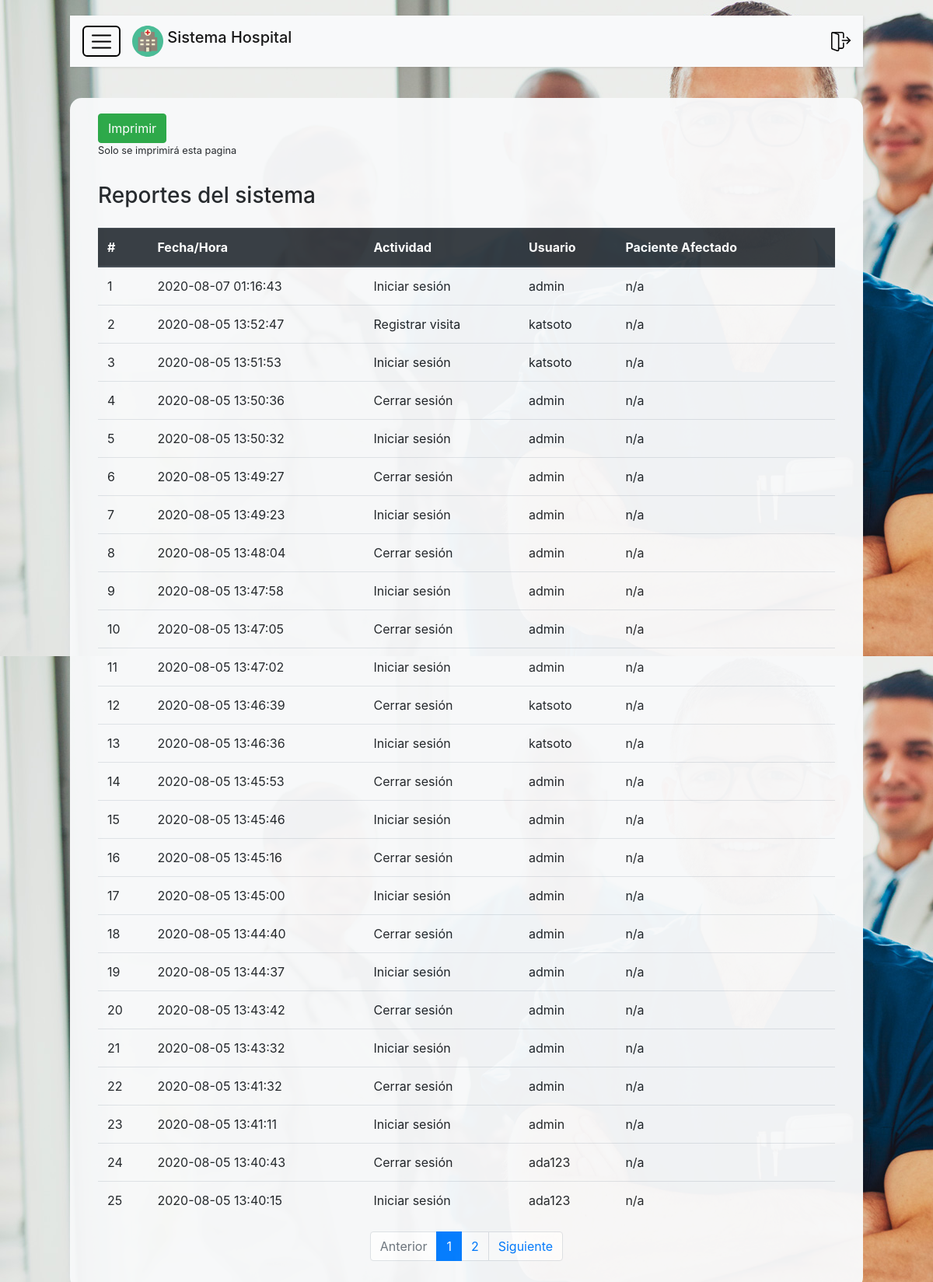
The app's page /reporteSistema.php?pag=1 (signed in) with its own data.
### tables this page shows
CREATE TABLE `reportesistema` (
  `idReporte` int(11) NOT NULL,
  `fecha_hora` datetime NOT NULL,
  `evento` int(11) NOT NULL,
  `usuario` int(11) NOT NULL,
  `pacienteAfect` varchar(13) DEFAULT NULL
);

CREATE TABLE `tipoeventos` (
  `idEvento` int(11) NOT NULL,
  `nomEvento` varchar(50) NOT NULL
);

CREATE TABLE `usuarios` (
  `idUsuario` int(11) NOT NULL,
  `nomUser` varchar(60) DEFAULT NULL,
  `apellidoUser` varchar(60) DEFAULT NULL,
  `user` varchar(30) DEFAULT NULL,
  `pass` varchar(100) DEFAULT NULL,
  `tipo` int(11) NOT NULL,
  `estado` int(11) NOT NULL
);

### reporteSistema.php (the view, shortened to what this page needs)
<?php
include_once("libreria/includes.php");
if($_SESSION['rol'] == 'Administrador')
{
    $filas_x_pag = 25;
    $inicio = ($_GET['pag']-1)*$filas_x_pag;
    $con = Conexion::getInstance();
    $sql = "SELECT fecha_hora, nomEvento, user, cedula, nombre, apellido
            FROM reportesistema
            INNER JOIN tipoeventos ON reportesistema.evento = tipoeventos.idEvento
            INNER JOIN usuarios ON reportesistema.usuario = usuarios.idUsuario
            LEFT JOIN pacientes ON reportesistema.pacienteAfect = pacientes.cedula
            ORDER BY fecha_hora DESC
            LIMIT $inicio, $filas_x_pag;";
    $result = mysqli_query($con, $sql);
} else {
    header("Location:index.php");
}
?>
<div class="px-3">
    <div class="pb-3">
        <button class="btn btn-success" onclick="Imprimir('reporteSistema')" >Imprimir</button>
        <small style="display: block;">Solo se imprimirá esta pagina</small>
    </div>
    <div id="reporteSistema">
        <div class="py-3">
            <h3>Reportes del sistema</h3>
        </div>
        <table class="table">
            <thead class="thead-dark">
                <tr>
                    <th scope="col">#</th>
                    <th scope="col">Fecha/Hora</th>
                    <th scope="col">Actividad</th>
                    <th scope="col">Usuario</th>
                    <th scope="col">Paciente Afectado</th>
                    <th scope="col"></th>
                </tr>
            </thead>
            <tbody>
                <?php
                    foreach($result as $fila)
                    {
                        $inicio++;
                        $paciente = "";
                        if($fila['cedula'] != null)
                        {
                            $paciente = "{$fila['cedula']} / {$fila['nombre']} {$fila['apellido']}";
                        } else {
                            $paciente = "n/a";
                        }
                        echo "
                            <tr>
                                <td>$inicio</td>
                                <td>{$fila['fecha_hora']}</td>
                                <td>{$fila['nomEvento']}</td>
                                <td>{$fila['user']}</td>
                                <td colspan='2'>$paciente</td>
                            </tr>
                        ";
                    }
                ?>
            </tbody>
        </table>
    </div>
</div>
<?php
 include_once("libreria/Paginador.php");
 include_once("libreria/foot.php");
 ?>

### css/login.css (style rules this page uses)
body { background-image: url("../source/background-login.png"); background-size: cover; }

### css/main.css (style rules this page uses)
body { font-family: 'Poppins', sans-serif; background: #fafafa; }

### libreria/head.php (style rules this page uses)
body { background-image: url('source/background-login.jpg'); }

### records on screen
reportesistema: fecha_hora "2020-08-07 01:16:43", evento.nomEvento "Iniciar sesión", usuario.user "admin", paciente "n/a"
reportesistema: fecha_hora "2020-08-05 13:52:47", evento.nomEvento "Registrar visita", usuario.user "katsoto", paciente "n/a"
reportesistema: fecha_hora "2020-08-05 13:51:53", evento.nomEvento "Iniciar sesión", usuario.user "katsoto", paciente "n/a"
reportesistema: fecha_hora "2020-08-05 13:50:36", evento.nomEvento "Cerrar sesión", usuario.user "admin", paciente "n/a"
reportesistema: fecha_hora "2020-08-05 13:50:32", evento.nomEvento "Iniciar sesión", usuario.user "admin", paciente "n/a"
reportesistema: fecha_hora "2020-08-05 13:49:27", evento.nomEvento "Cerrar sesión", usuario.user "admin", paciente "n/a"
reportesistema: fecha_hora "2020-08-05 13:49:23", evento.nomEvento "Iniciar sesión", usuario.user "admin", paciente "n/a"
reportesistema: fecha_hora "2020-08-05 13:48:04", evento.nomEvento "Cerrar sesión", usuario.user "admin", paciente "n/a"
reportesistema: fecha_hora "2020-08-05 13:47:58", evento.nomEvento "Iniciar sesión", usuario.user "admin", paciente "n/a"
reportesistema: fecha_hora "2020-08-05 13:47:05", evento.nomEvento "Cerrar sesión", usuario.user "admin", paciente "n/a"
reportesistema: fecha_hora "2020-08-05 13:47:02", evento.nomEvento "Iniciar sesión", usuario.user "admin", paciente "n/a"
reportesistema: fecha_hora "2020-08-05 13:46:39", evento.nomEvento "Cerrar sesión", usuario.user "katsoto", paciente "n/a"
reportesistema: fecha_hora "2020-08-05 13:46:36", evento.nomEvento "Iniciar sesión", usuario.user "katsoto", paciente "n/a"
reportesistema: fecha_hora "2020-08-05 13:45:53", evento.nomEvento "Cerrar sesión", usuario.user "admin", paciente "n/a"
reportesistema: fecha_hora "2020-08-05 13:45:46", evento.nomEvento "Iniciar sesión", usuario.user "admin", paciente "n/a"
reportesistema: fecha_hora "2020-08-05 13:45:16", evento.nomEvento "Cerrar sesión", usuario.user "admin", paciente "n/a"
reportesistema: fecha_hora "2020-08-05 13:45:00", evento.nomEvento "Iniciar sesión", usuario.user "admin", paciente "n/a"
reportesistema: fecha_hora "2020-08-05 13:44:40", evento.nomEvento "Cerrar sesión", usuario.user "admin", paciente "n/a"
reportesistema: fecha_hora "2020-08-05 13:44:37", evento.nomEvento "Iniciar sesión", usuario.user "admin", paciente "n/a"
reportesistema: fecha_hora "2020-08-05 13:43:42", evento.nomEvento "Cerrar sesión", usuario.user "admin", paciente "n/a"
reportesistema: fecha_hora "2020-08-05 13:43:32", evento.nomEvento "Iniciar sesión", usuario.user "admin", paciente "n/a"
reportesistema: fecha_hora "2020-08-05 13:41:32", evento.nomEvento "Cerrar sesión", usuario.user "admin", paciente "n/a"
reportesistema: fecha_hora "2020-08-05 13:41:11", evento.nomEvento "Iniciar sesión", usuario.user "admin", paciente "n/a"
reportesistema: fecha_hora "2020-08-05 13:40:43", evento.nomEvento "Cerrar sesión", usuario.user "ada123", paciente "n/a"
reportesistema: fecha_hora "2020-08-05 13:40:15", evento.nomEvento "Iniciar sesión", usuario.user "ada123", paciente "n/a"
